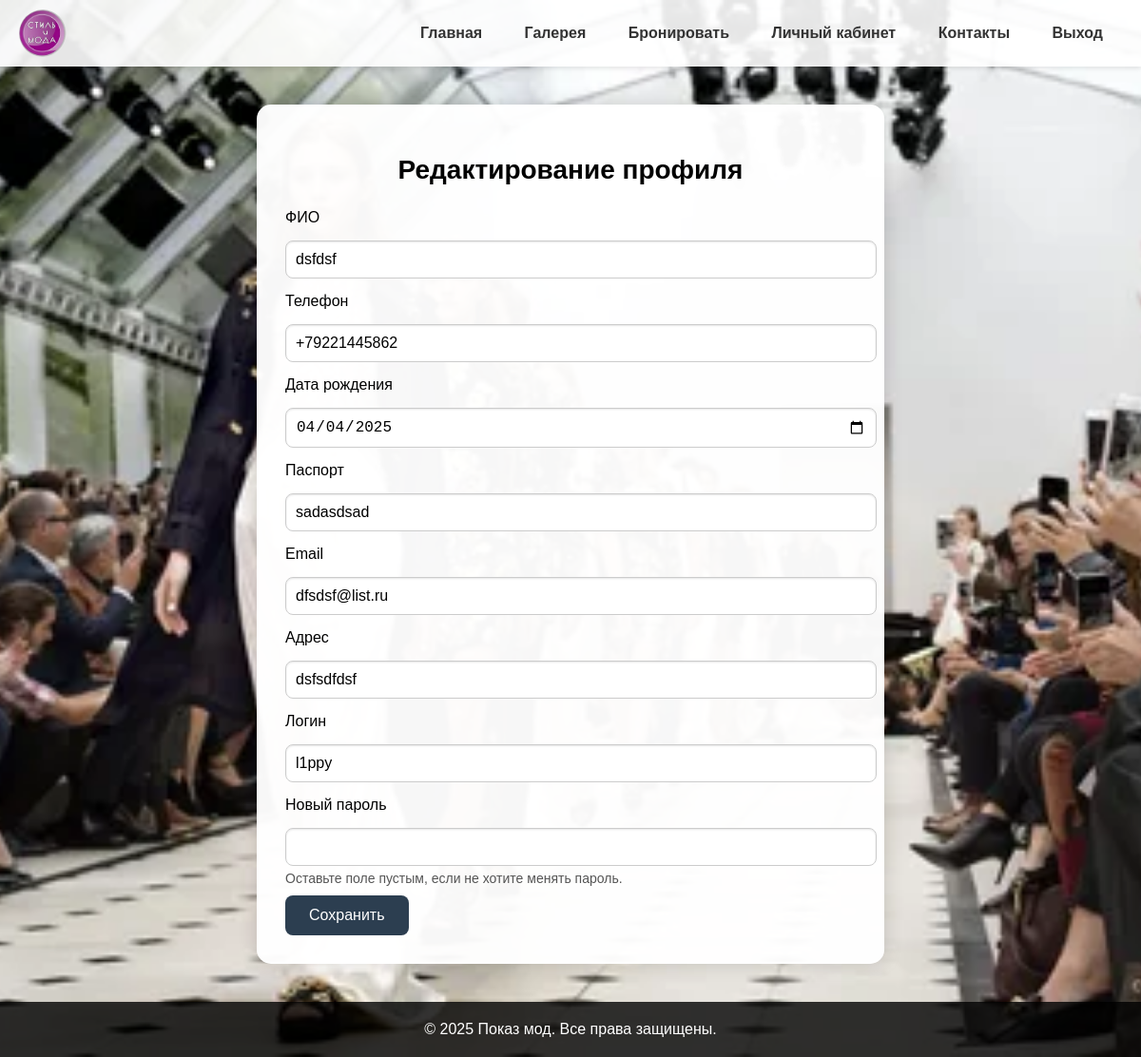
The app's page /edit_profile.php (signed in) with its own data.
### tables this page shows
CREATE TABLE `zakazchiki` (
  `id_zakazchiki` int(11) NOT NULL,
  `fio` text,
  `phone` text,
  `date_rozd` date NOT NULL,
  `pasport` text,
  `email` text,
  `adress` text,
  `login` text,
  `password` text
);

### edit_profile.php (the view, shortened to what this page needs)
<?php
require_once 'db.php';
$user_id = $_SESSION['user']['id_zakazchiki'];
$sql = "SELECT * FROM zakazchiki WHERE id_zakazchiki = $user_id";
$result = mysqli_query($conn, $sql);
$user = mysqli_fetch_assoc($result);
?>
<!DOCTYPE html>
<html lang="ru">
<head>
  <link rel="stylesheet" href="style.css">
</head>
<body>
<header>
  <img src="logo.png" class="logo" alt="Логотип">
  <nav>
    <a href="index.php">Главная</a>
    <a href="gallery.php">Галерея</a>
    <a href="booking.php">Бронировать</a>
    <a href="profile.php">Личный кабинет</a>
    <a href="contacts.php">Контакты</a>
    <?php if (!isset($_SESSION['user'])): ?>
      <a href="login.php">Вход</a>
      <a href="register.php">Регистрация</a>
    <?php else: ?>
      <a href="logout.php">Выход</a>
    <?php endif; ?>
  </nav>
</header>
<div class="edit-container">
  <h2>Редактирование профиля</h2>
  <form method="POST">
    <label>ФИО</label>
    <input type="text" name="fio" value="<?= htmlspecialchars($user['fio']) ?>" required>
    <label>Телефон</label>
    <input type="text" name="phone" value="<?= htmlspecialchars($user['phone']) ?>" required>
    <label>Дата рождения</label>
    <input type="date" name="date_rozd" value="<?= htmlspecialchars($user['date_rozd']) ?>" required>
    <label>Паспорт</label>
    <input type="text" name="pasport" value="<?= htmlspecialchars($user['pasport']) ?>" required>
    <label>Email</label>
    <input type="email" name="email" value="<?= htmlspecialchars($user['email']) ?>" required>
    <label>Адрес</label>
    <input type="text" name="adress" value="<?= htmlspecialchars($user['adress']) ?>" required>
    <label>Логин</label>
    <input type="text" name="login" value="<?= htmlspecialchars($user['login']) ?>" required>
    <label>Новый пароль</label>
    <input type="password" name="password">
    <div class="note">Оставьте поле пустым, если не хотите менять пароль.</div>
    <button type="submit" class="btn-save">Сохранить</button>
  </form>
</div>
<footer>
  &copy; <?= date('Y') ?> Показ мод. Все права защищены.
</footer>
</body>
</html>

### style.css (style rules this page uses)
body { font-family: Arial, sans-serif; margin: 0; padding: 0; background: url('bg.jpg') no-repeat center center fixed; background-size: cover; }
header { background: rgba(255, 255, 255, 0.9); box-shadow: 0 2px 5px rgba(0,0,0,0.1); padding: 10px 20px; display: flex; justify-content: space-between; align-items: center; position: sticky; top: 0; z-index: 1000; }
.logo { height: 50px; width: 50px; border-radius: 50%; object-fit: cover; }
nav a { margin: 0 10px; text-decoration: none; color: #333; font-weight: bold; transition: color 0.3s, background-color 0.3s; padding: 6px 10px; border-radius: 5px; }
footer { background: rgba(0, 0, 0, 0.8); color: white; text-align: center; padding: 20px; margin-top: 40px; }

### edit_profile.php (style rules this page uses)
.edit-container { max-width: 600px; margin: 40px auto; padding: 30px; background: rgba(255, 255, 255, 0.97); border-radius: 15px; box-shadow: 0 0 20px rgba(0,0,0,0.15); }
.edit-container h2 { text-align: center; margin-bottom: 25px; font-size: 28px; }
form input, form label { display: block; width: 100%; margin-bottom: 15px; font-size: 16px; }
input[type="text"], input[type="date"], input[type="email"], input[type="password"] { padding: 10px; border-radius: 8px; border: 1px solid #ccc; box-shadow: inset 0 1px 2px rgba(0,0,0,0.1); transition: 0.3s; }
.btn-save { background-color: #2c3e50; color: white; padding: 12px 25px; border: none; border-radius: 8px; font-size: 16px; cursor: pointer; transition: 0.3s; }
.note { font-size: 14px; color: #555; margin-top: -10px; margin-bottom: 10px; }

### records on screen
zakazchiki: fio "dsfdsf", phone "+79221445862", date_rozd "04/04/2025", pasport "sadasdsad", email "dfsdsf@list.ru", adress "dsfsdfdsf", login "l1ppy"
